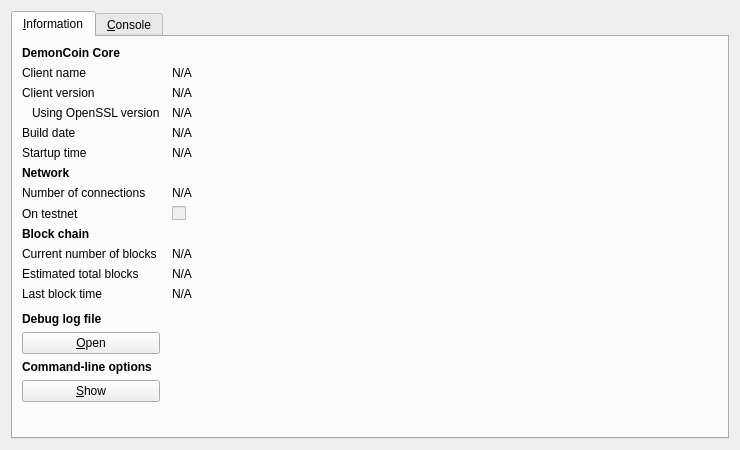
<?xml version="1.0" encoding="UTF-8"?>
<ui version="4.0">
 <class>RPCConsole</class>
 <widget class="QDialog" name="RPCConsole">
  <property name="geometry">
   <rect>
    <x>0</x>
    <y>0</y>
    <width>740</width>
    <height>450</height>
   </rect>
  </property>
  <property name="windowTitle">
   <string>DemonCoin - Debug window</string>
  </property>
  <layout class="QVBoxLayout" name="verticalLayout_2">
   <item>
    <widget class="QTabWidget" name="tabWidget">
     <property name="currentIndex">
      <number>0</number>
     </property>
     <widget class="QWidget" name="tab_info">
      <attribute name="title">
       <string>&amp;Information</string>
      </attribute>
      <layout class="QGridLayout" name="gridLayout" columnstretch="0,1">
       <property name="horizontalSpacing">
        <number>12</number>
       </property>
       <item row="0" column="0">
        <widget class="QLabel" name="label_9">
         <property name="font">
          <font>
           <weight>75</weight>
           <bold>true</bold>
          </font>
         </property>
         <property name="text">
          <string>DemonCoin Core</string>
         </property>
        </widget>
       </item>
       <item row="1" column="0">
        <widget class="QLabel" name="label_5">
         <property name="text">
          <string>Client name</string>
         </property>
        </widget>
       </item>
       <item row="1" column="1">
        <widget class="QLabel" name="clientName">
         <property name="cursor">
          <cursorShape>IBeamCursor</cursorShape>
         </property>
         <property name="text">
          <string>N/A</string>
         </property>
         <property name="textFormat">
          <enum>Qt::PlainText</enum>
         </property>
         <property name="textInteractionFlags">
          <set>Qt::LinksAccessibleByMouse|Qt::TextSelectableByKeyboard|Qt::TextSelectableByMouse</set>
         </property>
        </widget>
       </item>
       <item row="2" column="0">
        <widget class="QLabel" name="label_6">
         <property name="text">
          <string>Client version</string>
         </property>
        </widget>
       </item>
       <item row="2" column="1">
        <widget class="QLabel" name="clientVersion">
         <property name="cursor">
          <cursorShape>IBeamCursor</cursorShape>
         </property>
         <property name="text">
          <string>N/A</string>
         </property>
         <property name="textFormat">
          <enum>Qt::PlainText</enum>
         </property>
         <property name="textInteractionFlags">
          <set>Qt::LinksAccessibleByMouse|Qt::TextSelectableByKeyboard|Qt::TextSelectableByMouse</set>
         </property>
        </widget>
       </item>
       <item row="3" column="0">
        <widget class="QLabel" name="label_14">
         <property name="text">
          <string>Using OpenSSL version</string>
         </property>
         <property name="indent">
          <number>10</number>
         </property>
        </widget>
       </item>
       <item row="3" column="1">
        <widget class="QLabel" name="openSSLVersion">
         <property name="cursor">
          <cursorShape>IBeamCursor</cursorShape>
         </property>
         <property name="text">
          <string>N/A</string>
         </property>
         <property name="textFormat">
          <enum>Qt::PlainText</enum>
         </property>
         <property name="textInteractionFlags">
          <set>Qt::LinksAccessibleByMouse|Qt::TextSelectableByKeyboard|Qt::TextSelectableByMouse</set>
         </property>
        </widget>
       </item>
       <item row="4" column="0">
        <widget class="QLabel" name="label_12">
         <property name="text">
          <string>Build date</string>
         </property>
        </widget>
       </item>
       <item row="4" column="1">
        <widget class="QLabel" name="buildDate">
         <property name="cursor">
          <cursorShape>IBeamCursor</cursorShape>
         </property>
         <property name="text">
          <string>N/A</string>
         </property>
         <property name="textFormat">
          <enum>Qt::PlainText</enum>
         </property>
         <property name="textInteractionFlags">
          <set>Qt::LinksAccessibleByMouse|Qt::TextSelectableByKeyboard|Qt::TextSelectableByMouse</set>
         </property>
        </widget>
       </item>
       <item row="5" column="0">
        <widget class="QLabel" name="label_13">
         <property name="text">
          <string>Startup time</string>
         </property>
        </widget>
       </item>
       <item row="5" column="1">
        <widget class="QLabel" name="startupTime">
         <property name="cursor">
          <cursorShape>IBeamCursor</cursorShape>
         </property>
         <property name="text">
          <string>N/A</string>
         </property>
         <property name="textFormat">
          <enum>Qt::PlainText</enum>
         </property>
         <property name="textInteractionFlags">
          <set>Qt::LinksAccessibleByMouse|Qt::TextSelectableByKeyboard|Qt::TextSelectableByMouse</set>
         </property>
        </widget>
       </item>
       <item row="6" column="0">
        <widget class="QLabel" name="label_11">
         <property name="font">
          <font>
           <weight>75</weight>
           <bold>true</bold>
          </font>
         </property>
         <property name="text">
          <string>Network</string>
         </property>
        </widget>
       </item>
       <item row="7" column="0">
        <widget class="QLabel" name="label_7">
         <property name="text">
          <string>Number of connections</string>
         </property>
        </widget>
       </item>
       <item row="7" column="1">
        <widget class="QLabel" name="numberOfConnections">
         <property name="cursor">
          <cursorShape>IBeamCursor</cursorShape>
         </property>
         <property name="text">
          <string>N/A</string>
         </property>
         <property name="textFormat">
          <enum>Qt::PlainText</enum>
         </property>
         <property name="textInteractionFlags">
          <set>Qt::LinksAccessibleByMouse|Qt::TextSelectableByKeyboard|Qt::TextSelectableByMouse</set>
         </property>
        </widget>
       </item>
       <item row="8" column="0">
        <widget class="QLabel" name="label_8">
         <property name="text">
          <string>On testnet</string>
         </property>
        </widget>
       </item>
       <item row="8" column="1">
        <widget class="QCheckBox" name="isTestNet">
         <property name="enabled">
          <bool>false</bool>
         </property>
         <property name="text">
          <string/>
         </property>
        </widget>
       </item>
       <item row="9" column="0">
        <widget class="QLabel" name="label_10">
         <property name="font">
          <font>
           <weight>75</weight>
           <bold>true</bold>
          </font>
         </property>
         <property name="text">
          <string>Block chain</string>
         </property>
        </widget>
       </item>
       <item row="10" column="0">
        <widget class="QLabel" name="label_3">
         <property name="text">
          <string>Current number of blocks</string>
         </property>
        </widget>
       </item>
       <item row="10" column="1">
        <widget class="QLabel" name="numberOfBlocks">
         <property name="cursor">
          <cursorShape>IBeamCursor</cursorShape>
         </property>
         <property name="text">
          <string>N/A</string>
         </property>
         <property name="textFormat">
          <enum>Qt::PlainText</enum>
         </property>
         <property name="textInteractionFlags">
          <set>Qt::LinksAccessibleByMouse|Qt::TextSelectableByKeyboard|Qt::TextSelectableByMouse</set>
         </property>
        </widget>
       </item>
       <item row="11" column="0">
        <widget class="QLabel" name="label_4">
         <property name="text">
          <string>Estimated total blocks</string>
         </property>
        </widget>
       </item>
       <item row="11" column="1">
        <widget class="QLabel" name="totalBlocks">
         <property name="cursor">
          <cursorShape>IBeamCursor</cursorShape>
         </property>
         <property name="text">
          <string>N/A</string>
         </property>
         <property name="textFormat">
          <enum>Qt::PlainText</enum>
         </property>
         <property name="textInteractionFlags">
          <set>Qt::LinksAccessibleByMouse|Qt::TextSelectableByKeyboard|Qt::TextSelectableByMouse</set>
         </property>
        </widget>
       </item>
       <item row="12" column="0">
        <widget class="QLabel" name="label_2">
         <property name="text">
          <string>Last block time</string>
         </property>
        </widget>
       </item>
       <item row="12" column="1">
        <widget class="QLabel" name="lastBlockTime">
         <property name="cursor">
          <cursorShape>IBeamCursor</cursorShape>
         </property>
         <property name="text">
          <string>N/A</string>
         </property>
         <property name="textFormat">
          <enum>Qt::PlainText</enum>
         </property>
         <property name="textInteractionFlags">
          <set>Qt::LinksAccessibleByMouse|Qt::TextSelectableByKeyboard|Qt::TextSelectableByMouse</set>
         </property>
        </widget>
       </item>
       <item row="13" column="0">
        <spacer name="verticalSpacer_2">
         <property name="orientation">
          <enum>Qt::Vertical</enum>
         </property>
         <property name="sizeHint" stdset="0">
          <size>
           <width>20</width>
           <height>20</height>
          </size>
         </property>
        </spacer>
       </item>
       <item row="14" column="0">
        <widget class="QLabel" name="labelDebugLogfile">
         <property name="font">
          <font>
           <weight>75</weight>
           <bold>true</bold>
          </font>
         </property>
         <property name="text">
          <string>Debug log file</string>
         </property>
        </widget>
       </item>
       <item row="15" column="0">
        <widget class="QPushButton" name="openDebugLogfileButton">
         <property name="toolTip">
          <string>Open the DemonCoin debug log file from the current data directory. This can take a few seconds for large log files.</string>
         </property>
         <property name="text">
          <string>&amp;Open</string>
         </property>
         <property name="autoDefault">
          <bool>false</bool>
         </property>
        </widget>
       </item>
       <item row="16" column="0">
        <widget class="QLabel" name="labelCLOptions">
         <property name="font">
          <font>
           <weight>75</weight>
           <bold>true</bold>
          </font>
         </property>
         <property name="text">
          <string>Command-line options</string>
         </property>
        </widget>
       </item>
       <item row="17" column="0">
        <widget class="QPushButton" name="showCLOptionsButton">
         <property name="toolTip">
          <string>Show the DemonCoin-Qt help message to get a list with possible DemonCoin command-line options.</string>
         </property>
         <property name="text">
          <string>&amp;Show</string>
         </property>
         <property name="autoDefault">
          <bool>false</bool>
         </property>
        </widget>
       </item>
       <item row="18" column="0">
        <spacer name="verticalSpacer">
         <property name="orientation">
          <enum>Qt::Vertical</enum>
         </property>
         <property name="sizeHint" stdset="0">
          <size>
           <width>20</width>
           <height>40</height>
          </size>
         </property>
        </spacer>
       </item>
      </layout>
     </widget>
     <widget class="QWidget" name="tab_console">
      <attribute name="title">
       <string>&amp;Console</string>
      </attribute>
      <layout class="QVBoxLayout" name="verticalLayout_3">
       <property name="spacing">
        <number>3</number>
       </property>
       <item>
        <widget class="QTextEdit" name="messagesWidget">
         <property name="minimumSize">
          <size>
           <width>0</width>
           <height>100</height>
          </size>
         </property>
         <property name="readOnly">
          <bool>true</bool>
         </property>
         <property name="tabKeyNavigation" stdset="0">
          <bool>false</bool>
         </property>
         <property name="columnCount" stdset="0">
          <number>2</number>
         </property>
        </widget>
       </item>
       <item>
        <layout class="QHBoxLayout" name="horizontalLayout">
         <property name="spacing">
          <number>3</number>
         </property>
         <item>
          <widget class="QLabel" name="label">
           <property name="text">
            <string notr="true">&gt;</string>
           </property>
          </widget>
         </item>
         <item>
          <widget class="QLineEdit" name="lineEdit"/>
         </item>
         <item>
          <widget class="QPushButton" name="clearButton">
           <property name="maximumSize">
            <size>
             <width>24</width>
             <height>24</height>
            </size>
           </property>
           <property name="toolTip">
            <string>Clear console</string>
           </property>
           <property name="text">
            <string/>
           </property>
           <property name="icon">
            <iconset resource="../bitcoin.qrc">
             <normaloff>:/icons/remove</normaloff>:/icons/remove</iconset>
           </property>
           <property name="shortcut">
            <string notr="true">Ctrl+L</string>
           </property>
           <property name="autoDefault">
            <bool>false</bool>
           </property>
          </widget>
         </item>
        </layout>
       </item>
      </layout>
     </widget>
    </widget>
   </item>
  </layout>
 </widget>
 <resources>
  <include location="../bitcoin.qrc"/>
 </resources>
 <connections/>
</ui>
